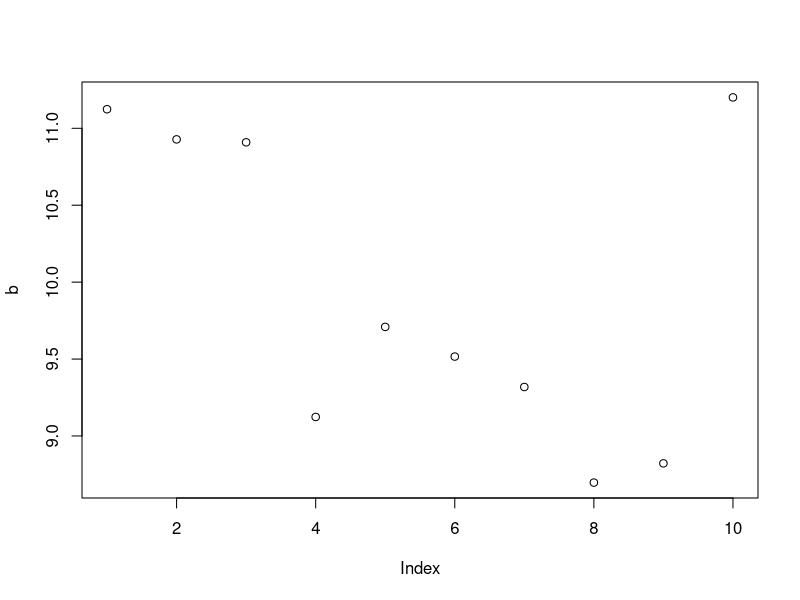
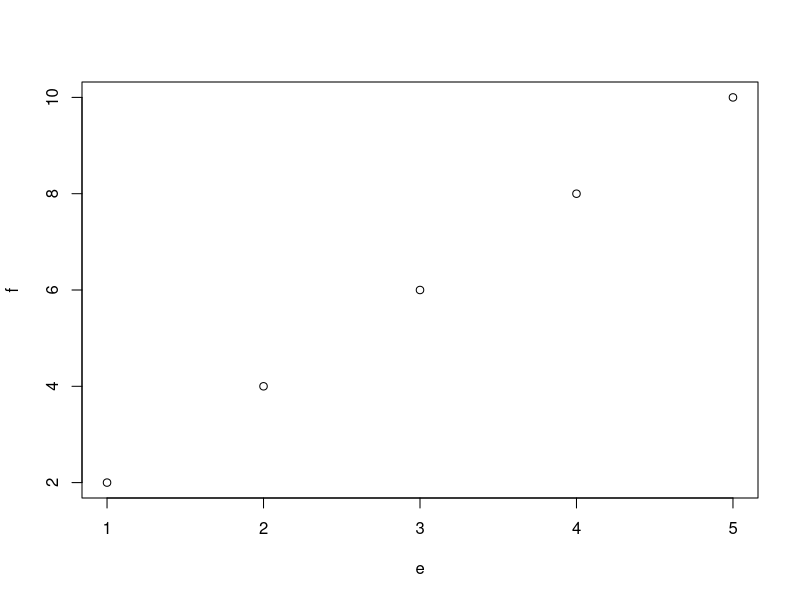

Write the R code that produced these figures, in order.
## ---- chunk 1
100+100
## ---- chunk 2
100-50
## ---- chunk 3
100*100
## ---- chunk 4
100/100
## ---- chunk 5
a<-100
a
## ---- chunk 6
a + 100
## ---- chunk 7
a/100
## ---- chunk 8
a * 100
## ---- chunk 9
b<-rnorm(n = 10, mean = 10, sd = 1)
b
## ---- chunk 10
mean(b)
## ---- chunk 11
median(b)
## ---- chunk 12
summary(b)
## ---- chunk 13
class(a)
## ---- chunk 14
class(b)
## ---- chunk 15
c<-"Wow Neat!"
c
class(c)
## ---- chunk 16
d<-c(1,2,"three", 4)
class(d)
## ---- chunk 17
plot(b)
## ---- chunk 18
e<-c(1,2,3,4,5)
f<-c(2,4,6,8,10)
g<-data.frame(e,f)
g
plot(g)
